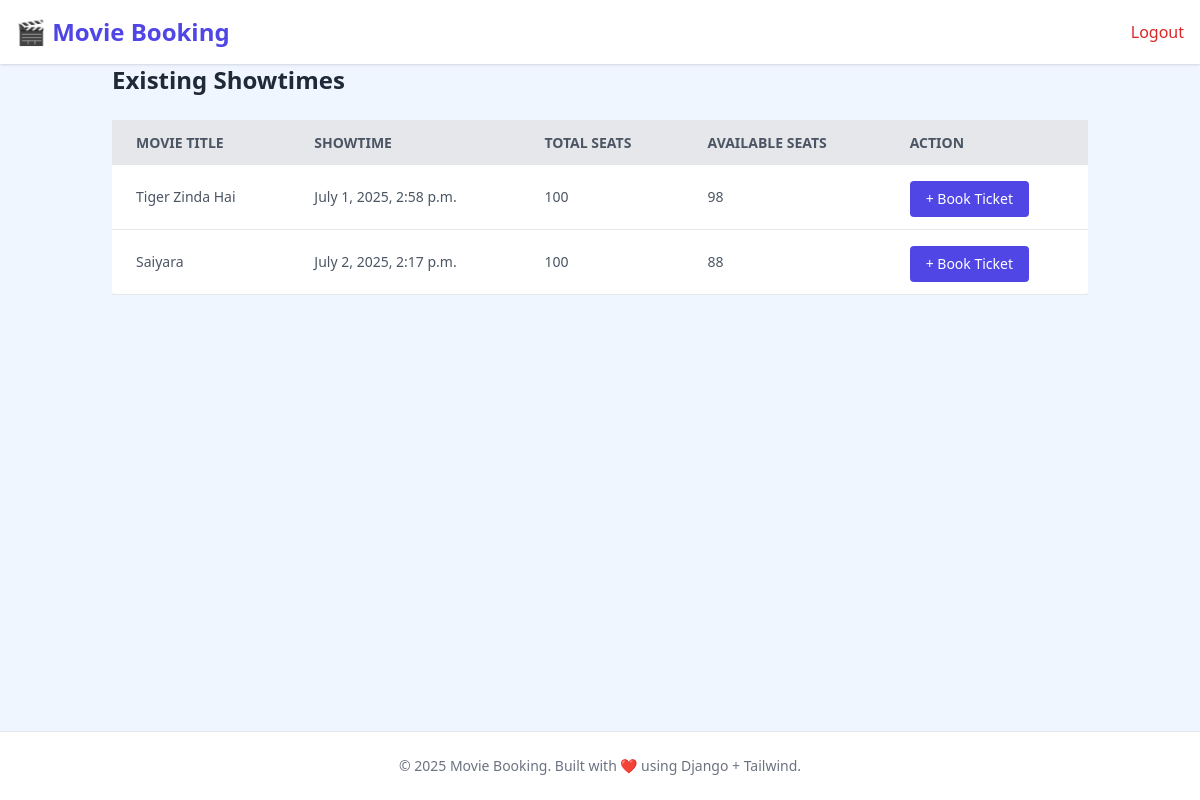
Screenshot of /showtimes/ (signed in) with the database file from the repository.
### booking/models.py (models this page shows, shortened)
class Showtime(models.Model):
    movie = models.ForeignKey(Movie, on_delete=models.CASCADE)
    time = models.DateTimeField()
    total_seats = models.IntegerField(default=100)
    available_seats = models.IntegerField(default=100)

class Movie(models.Model):
    title = models.CharField(max_length=100)
    genre = models.CharField(max_length=50)
    director = models.CharField(max_length=100)
    cast=models.CharField(max_length=200, help_text="List of cast members")
    release_date = models.DateField()
    duration = models.IntegerField(help_text="Duration in minutes")
    poster = models.ImageField(upload_to='posters/', blank=True, null=True)
    watch_trailer = models.URLField(max_length=200, blank=True, null=True, help_text="YouTube or video trailer link")

### booking/views.py (the view, shortened to what this page needs)
# urls.py: path('showtimes/', views.showtime_list_create, name='showtime_list_create'),
def showtime_list_create(request):
    showtimes = Showtime.objects.select_related('movie').all().order_by('time')
    movies = Movie.objects.all()
    return render(request, 'movies/showtime.html', {
        'showtimes': showtimes,
        'movies': movies,
    })

### booking/templates/movies/showtime.html (shortened to what this page needs)
<!DOCTYPE html>
<html lang="en">
<head>
  <script src="https://cdn.tailwindcss.com"></script>
</head>
<body class="bg-blue-50 min-h-screen flex flex-col">
<header class="bg-white shadow p-4 flex justify-between items-center">
  <a href="/" class="text-2xl font-bold text-indigo-600">🎬 Movie Booking</a>
  <nav class="flex items-center space-x-4">
    {% if request.user.is_authenticated %}
      <form action="{% url 'logout' %}" method="POST" class="inline">
        <button type="submit" class="text-red-600 hover:text-red-800 font-medium">Logout</button>
      </form>
    {% else %}
      <a href="/register" class="text-gray-700 hover:text-indigo-600 font-medium">Register</a>
      <a href="/login" class="text-gray-700 hover:text-indigo-600 font-medium">Login</a>
    {% endif %}
  </nav>
</header>
  <div class="container mx-auto px-6 mb-6 flex justify-between items-center">
    <h2 class="text-2xl font-bold text-gray-800">Existing Showtimes</h2>
  </div>
  <div class="container mx-auto px-6 mb-12">
    <div class="overflow-x-auto">
      <table class="min-w-full bg-white rounded shadow-md">
        <thead>
          <tr class="bg-gray-200 text-gray-600 uppercase text-sm leading-normal">
            <th class="py-3 px-6 text-left">Movie Title</th>
            <th class="py-3 px-6 text-left">Showtime</th>
            <th class="py-3 px-6 text-left">Total Seats</th>
            <th class="py-3 px-6 text-left">Available Seats</th>
            <th class="py-3 px-6 text-left">Action</th>
          </tr>
        </thead>
        <tbody class="text-gray-600 text-sm font-light">
          {% for showtime in showtimes %}
          <tr class="border-b border-gray-200 hover:bg-gray-100">
            <td class="py-3 px-6">{{ showtime.movie.title }}</td>
            <td class="py-3 px-6">{{ showtime.time }}</td>
            <td class="py-3 px-6">{{ showtime.total_seats }}</td>
            <td class="py-3 px-6">{{ showtime.available_seats }}</td>
            <td class="py-3 px-6 space-x-2">
              {% if request.user.is_authenticated and request.user.is_staff %}
              <a href="{% url 'edit-showtime' showtime.id %}"
                class="bg-yellow-500 text-white px-3 py-1 rounded hover:bg-yellow-600">Edit</a>
              <form method="post" action="{% url 'delete-showtime' showtime.id %}" style="display:inline;">
                {% csrf_token %}
                <button type="submit" class="bg-red-600 text-white px-3 py-1 rounded hover:bg-red-700"
                  onclick="return confirm('Are you sure you want to delete this showtime?');">
                  Delete
                </button>
              </form>
              {% else %}
              <a href="{% url 'booking_page' showtime.id %}"
                class="bg-indigo-600 text-white px-4 py-2 rounded hover:bg-indigo-700 mt-1 inline-block text-center">
                + Book Ticket
              </a>
              {% endif %}
            </td>
          </tr>
          {% empty %}
          <tr>
            <td colspan="5" class="text-center py-6 text-gray-500">No showtimes available.</td>
          </tr>
          {% endfor %}
        </tbody>
      </table>
    </div>
  </div>
  <footer class="bg-white text-center py-6 text-sm text-gray-500 border-t mt-auto">
    © 2025 Movie Booking. Built with ❤️ using Django + Tailwind.
  </footer>
</body>
</html>

### rows the page displays
Showtime: movie "Tiger Zinda Hai", time "July 1, 2025, 2:58 p.m.", total_seats "100", available_seats "98"
Showtime: movie "Saiyara", time "July 2, 2025, 2:17 p.m.", total_seats "100", available_seats "88"
